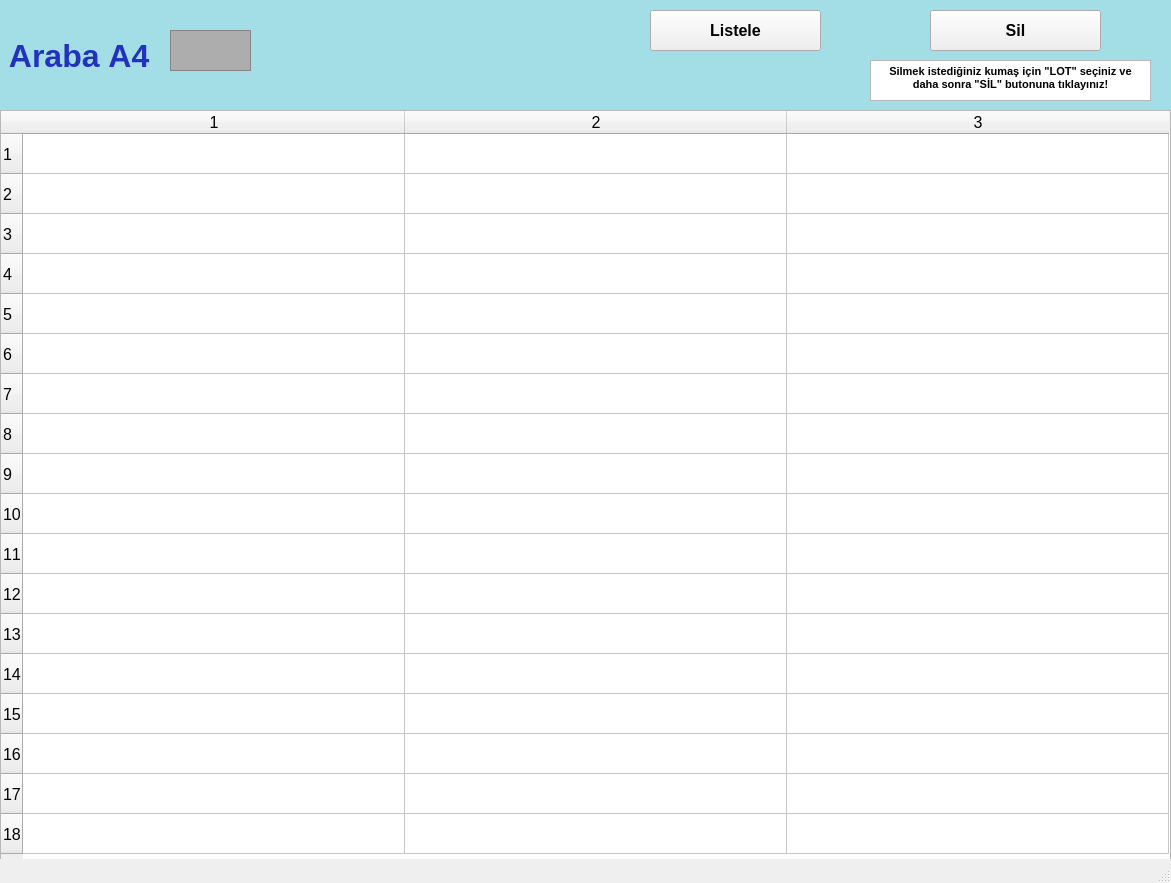
<?xml version="1.0" encoding="UTF-8"?>
<ui version="4.0">
 <class>arabalarA4_ekran</class>
 <widget class="QMainWindow" name="arabalarA4_ekran">
  <property name="geometry">
   <rect>
    <x>0</x>
    <y>0</y>
    <width>1171</width>
    <height>883</height>
   </rect>
  </property>
  <property name="font">
   <font>
    <pointsize>12</pointsize>
    <weight>50</weight>
    <bold>false</bold>
    <kerning>false</kerning>
   </font>
  </property>
  <property name="windowTitle">
   <string/>
  </property>
  <widget class="QWidget" name="centralwidget">
   <widget class="QLabel" name="arabaA1yazi_lbl">
    <property name="geometry">
     <rect>
      <x>0</x>
      <y>0</y>
      <width>1171</width>
      <height>111</height>
     </rect>
    </property>
    <property name="font">
     <font>
      <pointsize>24</pointsize>
      <weight>75</weight>
      <bold>true</bold>
     </font>
    </property>
    <property name="styleSheet">
     <string notr="true">background-color: rgb(163, 221, 229);
color: rgb(34, 50, 190);</string>
    </property>
    <property name="text">
     <string> Araba A4</string>
    </property>
   </widget>
   <widget class="QFrame" name="arabaA1_img">
    <property name="geometry">
     <rect>
      <x>170</x>
      <y>30</y>
      <width>81</width>
      <height>41</height>
     </rect>
    </property>
    <property name="styleSheet">
     <string notr="true">background-color: rgb(173, 173, 173);</string>
    </property>
    <property name="frameShape">
     <enum>QFrame::StyledPanel</enum>
    </property>
    <property name="frameShadow">
     <enum>QFrame::Raised</enum>
    </property>
   </widget>
   <widget class="QPushButton" name="listele4_btn">
    <property name="geometry">
     <rect>
      <x>650</x>
      <y>10</y>
      <width>171</width>
      <height>41</height>
     </rect>
    </property>
    <property name="font">
     <font>
      <pointsize>12</pointsize>
      <weight>75</weight>
      <bold>true</bold>
     </font>
    </property>
    <property name="text">
     <string>Listele</string>
    </property>
   </widget>
   <widget class="QTableWidget" name="A4_tw">
    <property name="geometry">
     <rect>
      <x>0</x>
      <y>110</y>
      <width>1171</width>
      <height>751</height>
     </rect>
    </property>
    <property name="baseSize">
     <size>
      <width>0</width>
      <height>0</height>
     </size>
    </property>
    <property name="rowCount">
     <number>18</number>
    </property>
    <property name="columnCount">
     <number>3</number>
    </property>
    <attribute name="horizontalHeaderVisible">
     <bool>true</bool>
    </attribute>
    <attribute name="horizontalHeaderCascadingSectionResizes">
     <bool>false</bool>
    </attribute>
    <attribute name="horizontalHeaderDefaultSectionSize">
     <number>382</number>
    </attribute>
    <attribute name="horizontalHeaderMinimumSectionSize">
     <number>38</number>
    </attribute>
    <attribute name="verticalHeaderDefaultSectionSize">
     <number>40</number>
    </attribute>
    <attribute name="verticalHeaderMinimumSectionSize">
     <number>23</number>
    </attribute>
    <row/>
    <row/>
    <row/>
    <row/>
    <row/>
    <row/>
    <row/>
    <row/>
    <row/>
    <row/>
    <row/>
    <row/>
    <row/>
    <row/>
    <row/>
    <row/>
    <row/>
    <row/>
    <column/>
    <column/>
    <column/>
   </widget>
   <widget class="QPushButton" name="sil4_btn">
    <property name="geometry">
     <rect>
      <x>930</x>
      <y>10</y>
      <width>171</width>
      <height>41</height>
     </rect>
    </property>
    <property name="font">
     <font>
      <pointsize>12</pointsize>
      <weight>75</weight>
      <bold>true</bold>
     </font>
    </property>
    <property name="text">
     <string>Sil</string>
    </property>
   </widget>
   <widget class="QTextBrowser" name="textBrowser">
    <property name="geometry">
     <rect>
      <x>870</x>
      <y>60</y>
      <width>281</width>
      <height>41</height>
     </rect>
    </property>
    <property name="html">
     <string>&lt;!DOCTYPE HTML PUBLIC &quot;-//W3C//DTD HTML 4.0//EN&quot; &quot;http://www.w3.org/TR/REC-html40/strict.dtd&quot;&gt;
&lt;html&gt;&lt;head&gt;&lt;meta name=&quot;qrichtext&quot; content=&quot;1&quot; /&gt;&lt;style type=&quot;text/css&quot;&gt;
p, li { white-space: pre-wrap; }
&lt;/style&gt;&lt;/head&gt;&lt;body style=&quot; font-family:'MS Shell Dlg 2'; font-size:12pt; font-weight:400; font-style:normal;&quot;&gt;
&lt;p align=&quot;center&quot; style=&quot; margin-top:0px; margin-bottom:0px; margin-left:0px; margin-right:0px; -qt-block-indent:0; text-indent:0px;&quot;&gt;&lt;span style=&quot; font-size:8pt; font-weight:600;&quot;&gt;Silmek istediğiniz kumaş için &amp;quot;LOT&amp;quot; seçiniz ve daha sonra &amp;quot;SİL&amp;quot; butonuna tıklayınız!&lt;/span&gt;&lt;/p&gt;&lt;/body&gt;&lt;/html&gt;</string>
    </property>
   </widget>
  </widget>
  <widget class="QStatusBar" name="statusbar"/>
 </widget>
 <resources/>
 <connections/>
</ui>
